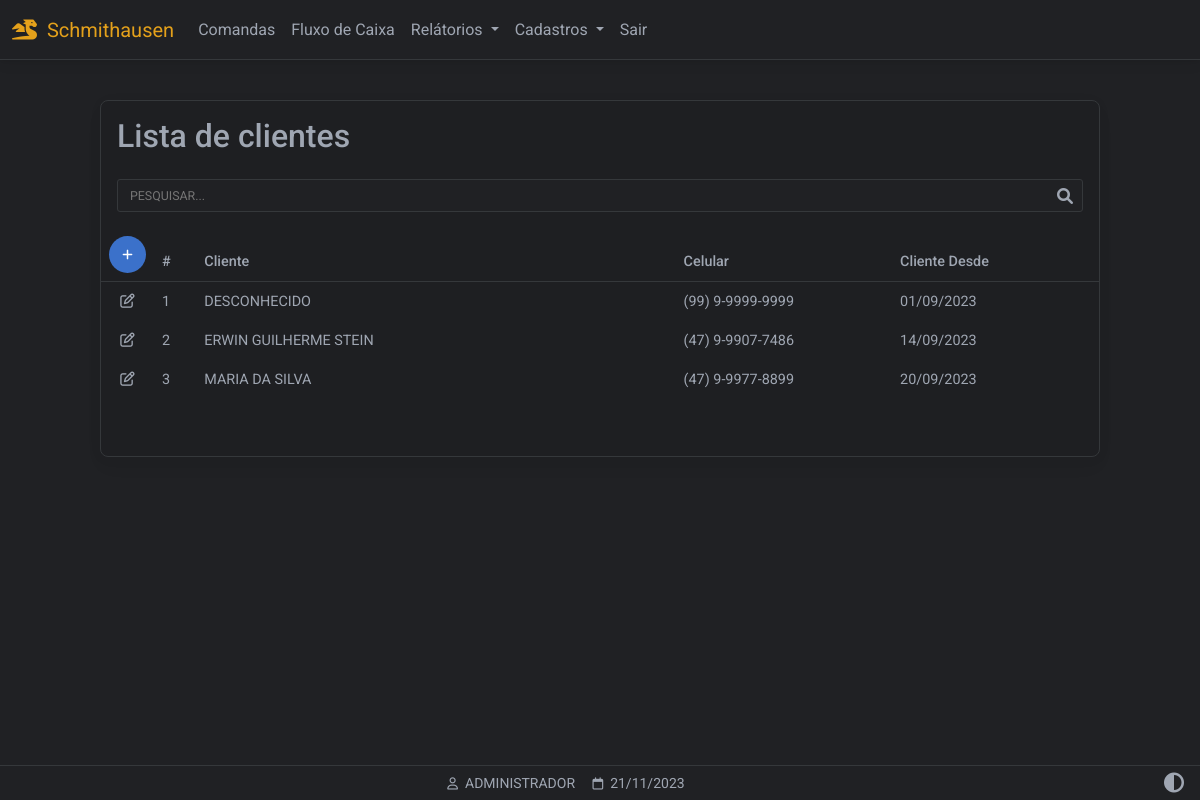
/clientes (signed in), run on the app's committed database.
### website/models.py (models this page shows)
class Cliente(db.Model):
    id = db.Column(db.Integer, primary_key=True)
    fone = db.Column(db.String(150))
    data_criacao = db.Column(db.DateTime(timezone=True), default=func.now())
    nome = db.Column(db.String(150))
    comandas = db.relationship('Comanda',backref='comandas')

class User(db.Model, UserMixin):
    id = db.Column(db.Integer, primary_key=True)
    email = db.Column(db.String(150), unique=True)
    password = db.Column(db.String(150))
    first_name = db.Column(db.String(150))
    user = db.relationship('Produto',backref='produto')

### website/views.py (the view)
@views.route('/clientes', methods=['GET','POST'])
@login_required
def clientes():
    clientes = []
    rows = Cliente.query.all()
    for r in rows:
        clientes.append(r)
    return render_template("clientes_listar.html", user=current_user, data=data, clientes=clientes)

### website/__init__.py (called while the page is built)
def create_app():
    app = Flask(__name__)
    app.config['SECRET_KEY'] = 'hjshjhdjah kjshkjdhjs'
    app.config['SQLALCHEMY_DATABASE_URI'] = f'sqlite:///{DB_NAME}'
    app.config["TEMPLATES_AUTO_RELOAD"] = True
    db.init_app(app)
    from .views import views
    from .auth import auth
    app.register_blueprint(views, url_prefix='/')
    app.register_blueprint(auth, url_prefix='/')
    from .models import User, Cliente, Produto
    with app.app_context():
        db.create_all()
    login_manager = LoginManager()
    login_manager.login_view = 'auth.login'
    login_manager.login_message = u"FAVOR EFETUAR LOGIN!"
    login_manager.init_app(app)
    @login_manager.user_loader
    def load_user(id):
        return User.query.get(int(id))
    return app

### website/templates/clientes_listar.html (shortened to what this page needs)
{% extends "base.html" %}
{% block content %}
<div class="container-fluid" style="min-height:100dvh;padding-top:100px">
<div class="table-responsive w-100 card myTheme-900 larg-max m-auto" style="padding-bottom: 40px">
        <table class="table table-borderless table-sm myTheme-900 ">
            <thead>
                <tr>
                    <h2 class="p-3 ">Lista de clientes</h2>
                </tr>
                <tr>
                <tr>
                    <div class="p-3 pt-0">
                        <div class="form-outline" style="margin-bottom: 0!important;padding-bottom: 0!important;">
                            <input type="text" style="text-transform:uppercase" id="inputPesquisarCliente"
                                class="myInputs form-control-sm" placeholder="Pesquisar..."
                                onkeyup='pesquisarTabelaClientes()' />
                        </div>
                    </div>
                </tr>
                <thead>
                    <tr>
                        <th class="text-nowrap" scope="col">
                            <a href="/clientes_cadastrar" class="btn btn-primary btn-floating d-flex justify-content-center align-items-center">
                                <i class="fa-solid fa-plus"></i>
                            </a>
                        </th>
                        <th class="text-nowrap" scope="col">#</th>
                        <th class="text-nowrap" scope="col" style="min-width: 280px;">Cliente</th>
                        <th class="text-nowrap" scope="col">Celular</th>
                        <th class="text-nowrap" scope="col">Cliente Desde</th>
                        <th class="text-nowrap" scope="col"></th>
                    </tr>
                </thead>
            <tbody id="tb-clientes">
                {% for i in clientes %}
                <tr>
                    <td class="text-center" style="width: 50px">
                        <a role="button" class="" href="/clientes_atualizar/{{ i.id }}">
                            <i class="fa-regular fa-pen-to-square"></i>
                        </a>
                    </td>
                    <td class="text-nowrap" scope="row"> {{ i.id }} </td>
                    <td class="text-nowrap" scope="row"> {{ i.nome }} </td>
                    <td class="text-nowrap" scope="row"> {{ i.fone }} </td>
                    <td class="text-nowrap" scope="row"> {{ i.data_criacao.strftime('%d/%m/%Y') }} </td>
                    <td>
                    </td>
                </tr>
                {% endfor %}
            </tbody>
        </table>
    </div>
</div>
{% endblock %}
{% block titlefooter %}
<span>
    &nbsp;{{ user.first_name.split()[0] | upper }}
    <span>
        &nbsp;{{ data.strftime('%d/%m/%Y') }}
    </span>
    {% endblock %}

### website/static/css/base.css (style rules this page uses)
:root { --custom-color: 211, 84, 0; --color-primary: 59, 113, 202; --color-secondary: 159,166,178; --color-success: 20,164,77; --color-danger: 220, 76, 76; --color-warning: 228,161,27; --color-info: 84,180,211; --color-ligth: 251,251,251; --color-theme-500: 32, 33, 36; --color-theme-900: 30, 31, 34; --cor-fonte: 159,166,178; --cor-da-borda: 53, 56, 59; }
.larg-max { max-width: 1000px!important; }
.myTheme-900 { background-color: rgb(var(--color-theme-900))!important; color: rgb(var(--cor-fonte))!important; }
.myTheme-500 { background-color: rgb(var(--color-theme-500))!important; color: rgb(var(--cor-fonte))!important; }
.my-footer span { color: rgb(var(--cor-fonte)); }
.table-responsive { border: 1px solid rgb(var(--cor-da-borda))!important; color: rgb(var(--cor-fonte))!important; margin-bottom: 80px!important; }
.table-responsive thead th { border-bottom: 1px solid rgb(var(--cor-da-borda))!important; }
.btn { box-shadow: none!important; }
.fa-pen-to-square, .fa-trash-can { color: rgb(var(--cor-fonte))!important; }
.form-outline { margin-bottom: 30px!important; }
.myInputs { color: rgb(var(--cor-fonte))!important; border: 1px solid rgb(var(--cor-da-borda))!important; background-color: rgb(var(--color-theme-500)); width: 100%; padding: 0.35rem; padding-left: 0.75rem; border-radius: 3px; }

### data on the page
Cliente: id "1", nome "DESCONHECIDO", fone "(99) 9-9999-9999", data_criacao "01/09/2023"
Cliente: id "2", nome "ERWIN GUILHERME STEIN", fone "(47) 9-9907-7486", data_criacao "14/09/2023"
Cliente: id "3", nome "MARIA DA SILVA", fone "(47) 9-9977-8899", data_criacao "20/09/2023"
User: first_name "ADMINISTRADOR"

### other printed values
{{ data.strftime('%d/%m/%Y') }} "21/11/2023"
